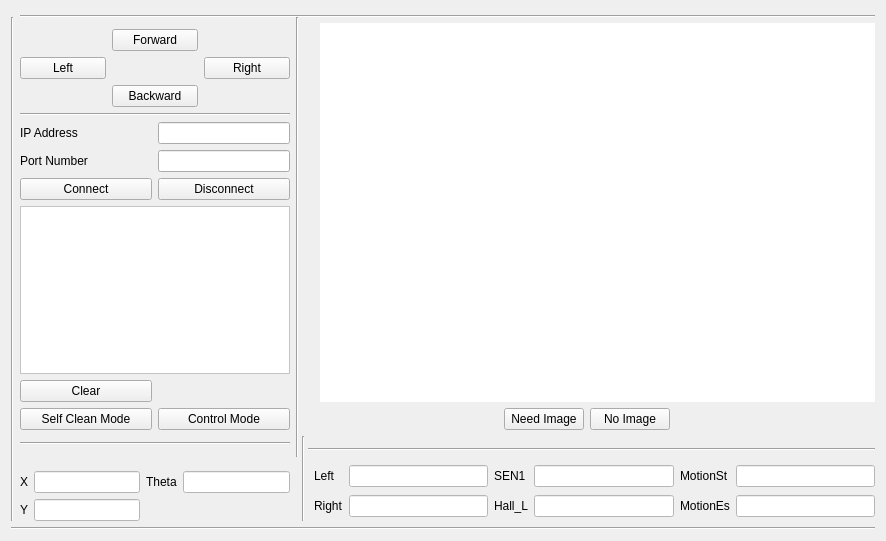
<?xml version="1.0" encoding="UTF-8"?>
<ui version="4.0">
 <class>Client</class>
 <widget class="QMainWindow" name="Client">
  <property name="geometry">
   <rect>
    <x>0</x>
    <y>0</y>
    <width>886</width>
    <height>541</height>
   </rect>
  </property>
  <property name="windowTitle">
   <string>Client</string>
  </property>
  <property name="styleSheet">
   <string notr="true"/>
  </property>
  <widget class="QWidget" name="centralWidget">
   <layout class="QGridLayout" name="gridLayout_5">
    <item row="3" column="1">
     <layout class="QGridLayout" name="gridLayout" rowstretch="0,0,0" columnstretch="0,0,0">
      <item row="2" column="1">
       <widget class="QPushButton" name="pushButtonBackward">
        <property name="text">
         <string>Backward</string>
        </property>
       </widget>
      </item>
      <item row="1" column="0">
       <widget class="QPushButton" name="pushButtonLeft">
        <property name="text">
         <string>Left</string>
        </property>
       </widget>
      </item>
      <item row="1" column="2">
       <widget class="QPushButton" name="pushButtonRight">
        <property name="text">
         <string>Right</string>
        </property>
       </widget>
      </item>
      <item row="0" column="1">
       <widget class="QPushButton" name="pushButtonForward">
        <property name="text">
         <string>Forward</string>
        </property>
       </widget>
      </item>
     </layout>
    </item>
    <item row="4" column="1">
     <widget class="Line" name="line_7">
      <property name="orientation">
       <enum>Qt::Horizontal</enum>
      </property>
     </widget>
    </item>
    <item row="1" column="0" rowspan="8">
     <widget class="Line" name="line_5">
      <property name="orientation">
       <enum>Qt::Vertical</enum>
      </property>
     </widget>
    </item>
    <item row="1" column="2" rowspan="7" colspan="2">
     <widget class="Line" name="line_4">
      <property name="orientation">
       <enum>Qt::Vertical</enum>
      </property>
     </widget>
    </item>
    <item row="7" column="1" rowspan="2">
     <layout class="QVBoxLayout" name="verticalLayout_2">
      <item>
       <widget class="Line" name="line_2">
        <property name="orientation">
         <enum>Qt::Horizontal</enum>
        </property>
       </widget>
      </item>
      <item>
       <spacer name="horizontalSpacer_4">
        <property name="orientation">
         <enum>Qt::Horizontal</enum>
        </property>
        <property name="sizeHint" stdset="0">
         <size>
          <width>278</width>
          <height>20</height>
         </size>
        </property>
       </spacer>
      </item>
      <item>
       <layout class="QGridLayout" name="gridLayout_3">
        <item row="0" column="2">
         <widget class="QLabel" name="labelTheta">
          <property name="text">
           <string>Theta</string>
          </property>
         </widget>
        </item>
        <item row="1" column="0">
         <widget class="QLabel" name="labelY">
          <property name="text">
           <string>Y</string>
          </property>
         </widget>
        </item>
        <item row="1" column="1">
         <widget class="QLineEdit" name="lineEditY">
          <property name="styleSheet">
           <string notr="true">background-color: rgb(255, 255, 255);</string>
          </property>
         </widget>
        </item>
        <item row="0" column="0">
         <widget class="QLabel" name="labelX">
          <property name="text">
           <string>X</string>
          </property>
         </widget>
        </item>
        <item row="0" column="1">
         <widget class="QLineEdit" name="lineEditX">
          <property name="styleSheet">
           <string notr="true">background-color: rgb(255, 255, 255);</string>
          </property>
         </widget>
        </item>
        <item row="0" column="3">
         <widget class="QLineEdit" name="lineEditTheta">
          <property name="styleSheet">
           <string notr="true">background-color: rgb(255, 255, 255);</string>
          </property>
         </widget>
        </item>
       </layout>
      </item>
     </layout>
    </item>
    <item row="7" column="4" colspan="3">
     <widget class="Line" name="line_3">
      <property name="orientation">
       <enum>Qt::Horizontal</enum>
      </property>
     </widget>
    </item>
    <item row="8" column="5" colspan="2">
     <layout class="QGridLayout" name="gridLayout_4">
      <item row="0" column="1">
       <widget class="QLineEdit" name="lineEdit_Left">
        <property name="styleSheet">
         <string notr="true">background-color: rgb(255, 255, 255);</string>
        </property>
       </widget>
      </item>
      <item row="0" column="2">
       <widget class="QLabel" name="label_SEN1">
        <property name="text">
         <string>SEN1</string>
        </property>
       </widget>
      </item>
      <item row="0" column="3">
       <widget class="QLineEdit" name="lineEdit_SEN1">
        <property name="styleSheet">
         <string notr="true">background-color: rgb(255, 255, 255);</string>
        </property>
       </widget>
      </item>
      <item row="0" column="4">
       <widget class="QLabel" name="label_MotionSt">
        <property name="text">
         <string>MotionSt</string>
        </property>
       </widget>
      </item>
      <item row="0" column="5">
       <widget class="QLineEdit" name="lineEdit_MotionSt">
        <property name="styleSheet">
         <string notr="true">background-color: rgb(255, 255, 255);</string>
        </property>
       </widget>
      </item>
      <item row="1" column="0">
       <widget class="QLabel" name="label_Right">
        <property name="text">
         <string>Right</string>
        </property>
       </widget>
      </item>
      <item row="1" column="1">
       <widget class="QLineEdit" name="lineEdit_Right">
        <property name="styleSheet">
         <string notr="true">background-color: rgb(255, 255, 255);</string>
        </property>
       </widget>
      </item>
      <item row="1" column="2">
       <widget class="QLabel" name="label_Hall_left">
        <property name="text">
         <string>Hall_L</string>
        </property>
       </widget>
      </item>
      <item row="1" column="3">
       <widget class="QLineEdit" name="lineEdit_Hall_L">
        <property name="styleSheet">
         <string notr="true">background-color: rgb(255, 255, 255);</string>
        </property>
       </widget>
      </item>
      <item row="1" column="4">
       <widget class="QLabel" name="label_MotionEs">
        <property name="text">
         <string>MotionEs</string>
        </property>
       </widget>
      </item>
      <item row="1" column="5">
       <widget class="QLineEdit" name="lineEdit_MotionEs">
        <property name="styleSheet">
         <string notr="true">background-color: rgb(255, 255, 255);</string>
        </property>
       </widget>
      </item>
      <item row="0" column="0">
       <widget class="QLabel" name="label_Left">
        <property name="text">
         <string>Left</string>
        </property>
       </widget>
      </item>
     </layout>
    </item>
    <item row="9" column="0" colspan="7">
     <widget class="Line" name="line_6">
      <property name="orientation">
       <enum>Qt::Horizontal</enum>
      </property>
     </widget>
    </item>
    <item row="0" column="1" rowspan="3" colspan="6">
     <widget class="Line" name="line_8">
      <property name="orientation">
       <enum>Qt::Horizontal</enum>
      </property>
     </widget>
    </item>
    <item row="6" column="3" rowspan="3" colspan="3">
     <widget class="Line" name="line">
      <property name="orientation">
       <enum>Qt::Vertical</enum>
      </property>
     </widget>
    </item>
    <item row="2" column="6" rowspan="4">
     <layout class="QVBoxLayout" name="verticalLayout">
      <item>
       <widget class="QLabel" name="labelImage">
        <property name="sizePolicy">
         <sizepolicy hsizetype="Preferred" vsizetype="Preferred">
          <horstretch>1</horstretch>
          <verstretch>1</verstretch>
         </sizepolicy>
        </property>
        <property name="styleSheet">
         <string notr="true">background-color: rgb(255, 255, 255);</string>
        </property>
        <property name="text">
         <string/>
        </property>
       </widget>
      </item>
      <item>
       <layout class="QHBoxLayout" name="horizontalLayout">
        <item>
         <spacer name="horizontalSpacer">
          <property name="orientation">
           <enum>Qt::Horizontal</enum>
          </property>
          <property name="sizeHint" stdset="0">
           <size>
            <width>188</width>
            <height>20</height>
           </size>
          </property>
         </spacer>
        </item>
        <item>
         <widget class="QPushButton" name="pushButtonNeedImage">
          <property name="text">
           <string>Need Image</string>
          </property>
         </widget>
        </item>
        <item>
         <widget class="QPushButton" name="pushButtonNoImage">
          <property name="text">
           <string>No Image</string>
          </property>
         </widget>
        </item>
        <item>
         <spacer name="horizontalSpacer_2">
          <property name="orientation">
           <enum>Qt::Horizontal</enum>
          </property>
          <property name="sizeHint" stdset="0">
           <size>
            <width>208</width>
            <height>20</height>
           </size>
          </property>
         </spacer>
        </item>
       </layout>
      </item>
     </layout>
    </item>
    <item row="5" column="1">
     <layout class="QGridLayout" name="gridLayout_2">
      <item row="3" column="0" colspan="2">
       <widget class="QTextBrowser" name="textBrowser">
        <property name="sizePolicy">
         <sizepolicy hsizetype="Preferred" vsizetype="Preferred">
          <horstretch>1</horstretch>
          <verstretch>1</verstretch>
         </sizepolicy>
        </property>
        <property name="styleSheet">
         <string notr="true">background-color: rgb(255, 255, 255);</string>
        </property>
       </widget>
      </item>
      <item row="2" column="0">
       <widget class="QPushButton" name="pushButtonConnect">
        <property name="text">
         <string>Connect</string>
        </property>
       </widget>
      </item>
      <item row="1" column="0">
       <widget class="QLabel" name="labelPort">
        <property name="text">
         <string>Port Number</string>
        </property>
       </widget>
      </item>
      <item row="0" column="0">
       <widget class="QLabel" name="labelIP">
        <property name="text">
         <string>IP Address</string>
        </property>
       </widget>
      </item>
      <item row="0" column="1">
       <widget class="QLineEdit" name="lineEditIP"/>
      </item>
      <item row="5" column="0">
       <widget class="QPushButton" name="pushButtonClear">
        <property name="sizePolicy">
         <sizepolicy hsizetype="Minimum" vsizetype="Fixed">
          <horstretch>1</horstretch>
          <verstretch>1</verstretch>
         </sizepolicy>
        </property>
        <property name="text">
         <string>Clear</string>
        </property>
       </widget>
      </item>
      <item row="1" column="1">
       <widget class="QLineEdit" name="lineEditPort"/>
      </item>
      <item row="2" column="1">
       <widget class="QPushButton" name="pushButtonDisconnect">
        <property name="text">
         <string>Disconnect</string>
        </property>
       </widget>
      </item>
      <item row="6" column="0">
       <widget class="QPushButton" name="pushButtonSelfClean">
        <property name="text">
         <string>Self Clean Mode</string>
        </property>
       </widget>
      </item>
      <item row="6" column="1">
       <widget class="QPushButton" name="pushButtonControlMode">
        <property name="sizePolicy">
         <sizepolicy hsizetype="Minimum" vsizetype="Fixed">
          <horstretch>1</horstretch>
          <verstretch>1</verstretch>
         </sizepolicy>
        </property>
        <property name="text">
         <string>Control Mode</string>
        </property>
       </widget>
      </item>
     </layout>
    </item>
   </layout>
   <zorder>line_3</zorder>
   <zorder>line_4</zorder>
   <zorder>line</zorder>
   <zorder>line_5</zorder>
   <zorder>line_6</zorder>
   <zorder>line_7</zorder>
   <zorder></zorder>
   <zorder>line_8</zorder>
   <zorder></zorder>
   <zorder></zorder>
  </widget>
  <action name="actionConnect">
   <property name="text">
    <string>Connect</string>
   </property>
  </action>
  <action name="actionConnect_2">
   <property name="text">
    <string>Connect</string>
   </property>
  </action>
 </widget>
 <layoutdefault spacing="6" margin="11"/>
 <resources/>
 <connections/>
</ui>
